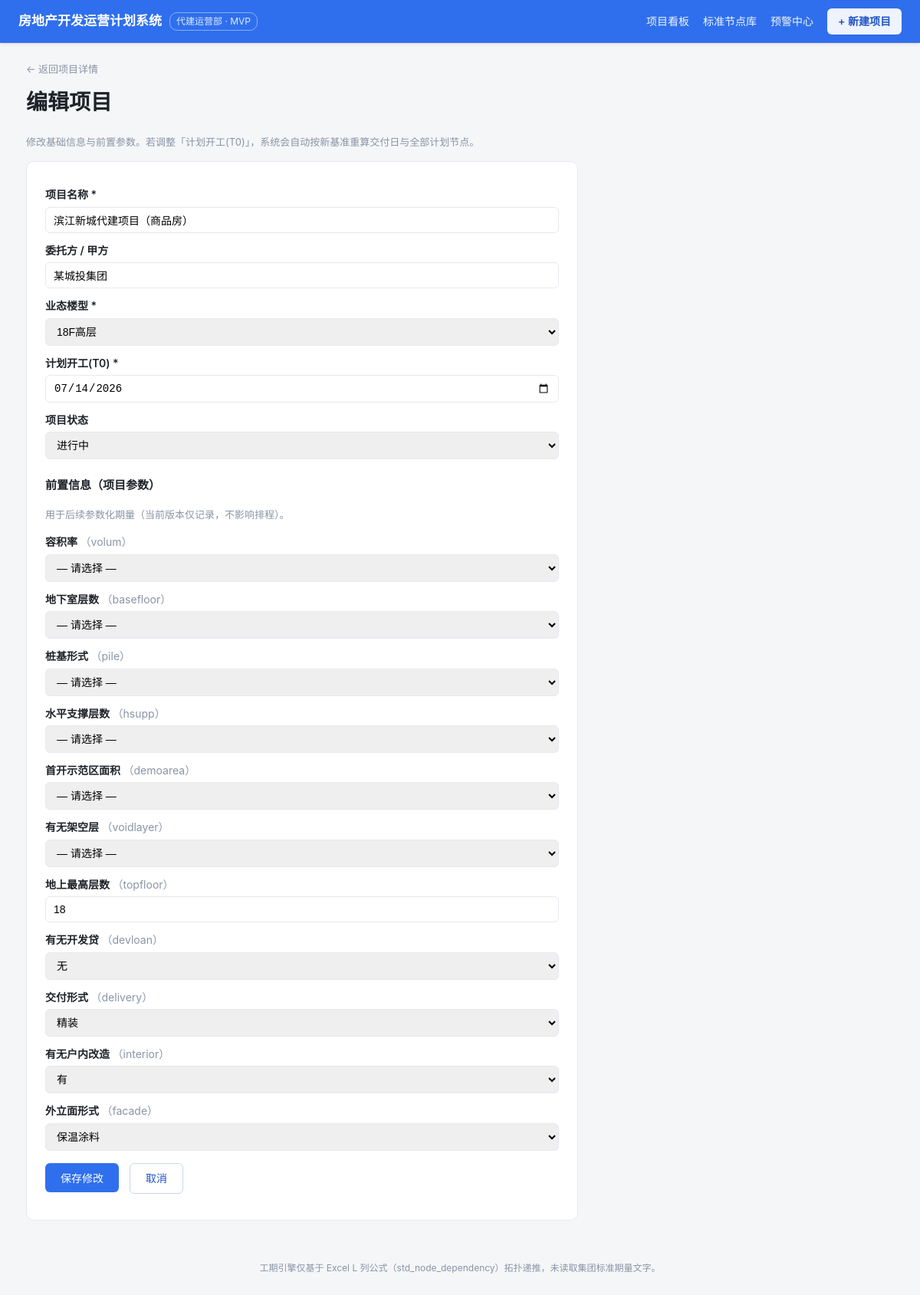
/project/1/edit, run on the app's committed database.
### tables this page shows
CREATE TABLE "project" ("id" INTEGER PRIMARY KEY, "name" TEXT, "client" TEXT, "building_type_id" INTEGER, "plan_start" TEXT, "plan_deliver" TEXT, "status" TEXT, "prereq_json" TEXT);

CREATE TABLE "building_type" ("id" INTEGER PRIMARY KEY, "code" TEXT, "name" TEXT);

CREATE TABLE "prereq_param" ("id" INTEGER PRIMARY KEY, "code" TEXT, "name" TEXT, "options_json" TEXT);

### app/app.py (the view, shortened to what this page needs)
@app.route("/project/<int:pid>/edit", methods=["GET", "POST"])
def edit_project(pid):
    p = load_project(pid)
    if not p:
        return "项目不存在", 404
    bts = building_types()
    prereqs = load_prereqs()
    existing = json.loads(p["prereq_json"]) if p["prereq_json"] else {}
    return render_template("edit_project.html", p=p, bts=bts, prereqs=prereqs, existing=existing)

### app/app.py (called while the page is built)
def db():
    return get_conn()

def parse_prereq_opts(options_json):
    try:
        opts = json.loads(options_json)
    except Exception:
        return []
    if isinstance(opts, list):
        if len(opts) == 1 and str(opts[0]) == "数值":
            return None  # 自由数值输入
        return [str(x) for x in opts]
    return []

def load_prereqs():
    con = db(); cur = con.cursor()
    cur.execute("SELECT id,code,name,options_json FROM prereq_param ORDER BY id")
    prereqs = [dict(r) for r in cur.fetchall()]
    for pr in prereqs:
        pr["opts"] = parse_prereq_opts(pr["options_json"])
    cur.close(); con.close()
    return prereqs

def load_project(pid):
    con = db(); cur = con.cursor()
    cur.execute("SELECT id,name,client,building_type_id,plan_start,plan_deliver,status,prereq_json "
                "FROM project WHERE id=?", (pid,))
    p = cur.fetchone()
    cur.close(); con.close()
    return p

def building_types():
    con = db(); cur = con.cursor()
    cur.execute("SELECT id,name FROM building_type ORDER BY id")
    bts = cur.fetchall()
    cur.close(); con.close()
    return bts

### db/dbconn.py (called while the page is built, shortened)
def _dict_factory(cursor, row):
    return {col[0]: row[i] for i, col in enumerate(cursor.description)}

def get_conn():
    con = sqlite3.connect(SQLITE_PATH, check_same_thread=False)
    con.row_factory = _dict_factory
    con.execute("PRAGMA journal_mode=DELETE")
    con.execute("PRAGMA busy_timeout=5000")
    return con

### app/templates/edit_project.html (shortened to what this page needs)
<meta charset="UTF-8">{% extends "base.html" %}
{% block content %}
<a class="back" href="{{ url_for('project_detail', pid=p.id) }}">← 返回项目详情</a>
<h1 style="margin-top:10px">编辑项目</h1>
<div class="lead">修改基础信息与前置参数。若调整「计划开工(T0)」，系统会自动按新基准重算交付日与全部计划节点。</div>
<div class="form-wrap">
  <form method="post">
    <label>项目名称 *</label>
    <input name="name" required value="{{ p.name }}">
    <label>委托方 / 甲方</label>
    <input name="client" placeholder="如：某城投集团" value="{{ p.client or '' }}">
    <label>业态楼型 *</label>
    <select name="building_type_id">
      {% for b in bts %}<option value="{{ b.id }}" {% if b.id == p.building_type_id %}selected{% endif %}>{{ b.name }}</option>{% endfor %}
    </select>
    <label>计划开工(T0) *</label>
    <input name="plan_start" required type="date" value="{{ p.plan_start }}">
    <label>项目状态</label>
    <select name="status">
      <option value="进行中" {% if p.status == '进行中' %}selected{% endif %}>进行中</option>
    </select>
    <h3 style="margin-top:22px; font-size:15px">前置信息（项目参数）</h3>
    <div class="lead">用于后续参数化期量（当前版本仅记录，不影响排程）。</div>
    {% include "prereq_form.html" %}
    <button class="btn" type="submit">保存修改</button>
    <a class="btn-cancel" href="{{ url_for('project_detail', pid=p.id) }}">取消</a>
  </form>
</div>
{% endblock %}

### app/templates/prereq_form.html (shortened to what this page needs)
{% for pr in prereqs %}
<label>{{ pr.name }} <span class="muted" style="font-weight:400">（{{ pr.code }}）</span></label>
{% if pr.opts is none %}
  <input name="p{{ pr.id }}" placeholder="请输入数值" type="number" value="{{ existing.get('p'~pr.id) or '' }}">
{% elif pr.opts|length > 0 %}
  <select name="p{{ pr.id }}">
    <option value>— 请选择 —</option>
    {% for o in pr.opts %}
    <option value="{{ o }}" {% if existing.get('p'~pr.id) == o %}selected{% endif %}>{{ o }}</option>
    {% endfor %}
  </select>
{% else %}
  <input name="p{{ pr.id }}" placeholder="可选项：{{ pr.options_json }}" value="{{ existing.get('p'~pr.id) or '' }}">
{% endif %}
{% endfor %}

### app/static/style.css (style rules this page uses)
:root { --bg: #f5f6f8; --panel: #ffffff; --ink: #1f2329; --muted: #8a94a6; --line: #e6e9ef; --brand: #2f6fed; --brand-d: #1f54c4; --ok: #1f9d55; --warn: #e8820c; --crit: #d9483b; }
* { box-sizing: border-box; }
html, body { margin: 0; padding: 0; }
body { font-family: -apple-system, "Segoe UI", "PingFang SC", "Microsoft YaHei", sans-serif; background: var(--bg); color: var(--ink); font-size: 14px; line-height: 1.6; }
label { display: block; margin: 12px 0 4px; font-weight: 600; }
input, select, textarea { width: 100%; padding: 8px 10px; border: 1px solid var(--line); border-radius: 6px; font-size: 14px; }
.btn { display: inline-block; margin-top: 16px; background: var(--brand); color: #fff; border: none; padding: 9px 20px; border-radius: 6px; cursor: pointer; font-size: 14px; }
.muted { color: var(--muted); }
.back { color: var(--muted); text-decoration: none; font-size: 13px; }
.lead { color: var(--muted); font-size: 13px; line-height: 1.7; margin: 6px 0 14px; }
.form-wrap { background: var(--panel); border: 1px solid var(--line); border-radius: 10px; padding: 20px 24px; max-width: 720px; }
.btn-cancel { display: inline-block; margin-top: 16px; margin-left: 10px; background: #fff; border: 1px solid #c9d6ea; color: var(--brand-d); padding: 8px 20px; border-radius: 6px; font-size: 14px; text-decoration: none; }

### data on the page
project: name "滨江新城代建项目（商品房）", client "某城投集团", building_type_id "18F高层", plan_start "07/14/2026", status "进行中"
prereq_param: name "容积率", code "volum"
prereq_param: name "地下室层数", code "basefloor"
prereq_param: name "桩基形式", code "pile"
prereq_param: name "水平支撑层数", code "hsupp"
prereq_param: name "首开示范区面积", code "demoarea"
prereq_param: name "有无架空层", code "voidlayer"
prereq_param: name "地上最高层数", code "topfloor", p7 "18"
prereq_param: name "有无开发贷", code "devloan", p8 "无"
prereq_param: name "交付形式", code "delivery", p9 "精装"
prereq_param: name "有无户内改造", code "interior", p10 "有"
prereq_param: name "外立面形式", code "facade", p11 "保温涂料"
